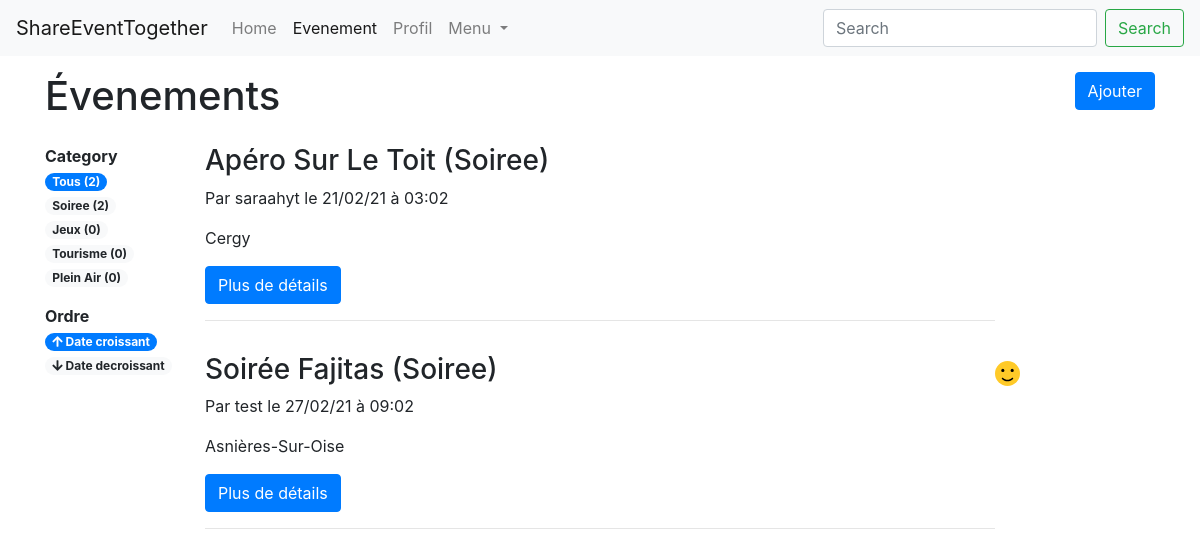
Screenshot of /evenements (signed in) with the database file from the repository.
### events/models.py (models this page shows, shortened)
class Event(models.Model):
    PARTY_CATEGORY = 'soiree'
    GAME_CATEGORY = 'jeux'
    TOURISM_CATEGORY = 'tourisme'
    AREA_CATEGORY = 'plein air'
    CATEGORY_CHOICES = (
        (PARTY_CATEGORY, 'soiree'),
        (GAME_CATEGORY, 'jeux'),
        (TOURISM_CATEGORY, 'tourisme'),
        (AREA_CATEGORY, 'plein air')
    )
    person = models.ForeignKey('persons.Person', on_delete=models.CASCADE)
    title = models.CharField('titre', max_length=150)
    description = models.TextField('description')
    address = models.CharField('adresse', max_length=100)
    zip_code = models.IntegerField('code postal')
    city = models.CharField('ville', max_length=50)
    category = models.CharField('categorie', choices=CATEGORY_CHOICES, max_length=20)
    created_at = models.DateTimeField('crée à', auto_now=True)
    event_date = models.DateTimeField('date evenement', auto_now=False)

### persons/models.py (models this page shows, shortened)
class Person(models.Model):
    TYPE_PARTICULIER = 'particulier'
    TYPE_PROFESSIONNEL = 'professionnel'
    TYPE_CHOICES = (
        (TYPE_PARTICULIER, 'particulier'),
        (TYPE_PROFESSIONNEL, 'professionnel')
    )
    user = models.ForeignKey('users.User', on_delete=models.CASCADE)
    first_name = models.CharField('prenom', max_length=100)
    last_name = models.CharField('nom', max_length=100)
    birth_date = models.DateField('date naissance')
    address = models.CharField('adresse', max_length=250)
    zip_code = models.IntegerField('code postal')
    city = models.CharField('ville', max_length=50)
    country = models.CharField('pays', max_length=100)
    phone_number = PhoneNumberField('telephone')
    pseudo = models.CharField('pseudo', max_length=50)
    person_type = models.CharField('type', choices=TYPE_CHOICES, max_length=15)
    created_at = models.DateTimeField('crée à', auto_now=True)
    note = models.IntegerField('karma', null=True, blank=True)

### events/views/events.py (the view, shortened to what this page needs)
# urls.py: path('evenements', EventDetailsView.as_view(), name='events'),
class EventDetailsView(View):
    def get(self, request):
        user = request.user
        if user.pk:
            query = self.request.GET.get('q')
            person = get_person_by_user(user)
            category_filter = request.GET.get('category_filter', ALL_CATEGORIES)
            if query is not None:
                events_search = Event.objects.filter(Q(title__icontains=query) | Q(category__icontains=query)).filter(event_date__gte=timezone.now())
                filtered_events = get_filtered_events(events_search, category_filter)
                category = get_events_categories(events_search)
            else:
                events = get_all_events()
                filtered_events = get_filtered_events(events, category_filter)
                category = get_events_categories(events)
            order_filter = request.GET.get('order_filter', 'event_date')
            if order_filter == 'event_date':
                filtered_events = filtered_events.order_by('event_date')
            else:
                filtered_events = filtered_events.order_by('-event_date')
            context = {
                'user': user,
                'person': person,
                'filtered_events': filtered_events,
                'category': category,
                'order_filter': order_filter,
                'category_filter': category_filter,
                'query': query,
                'navigation_items': navigation.navigation_items(navigation.NAV_EVENEMENT),
            }
        return render(request, 'events/event_list.html', context)

### events/models_helpers.py (called while the page is built)
def get_person_by_user(user):
    return Person.objects.get(user=user)

def get_all_events():
    return Event.objects.all().filter(event_date__gte=timezone.now())

def get_filtered_events(events, category_filter=ALL_CATEGORIES):
    if category_filter != ALL_CATEGORIES:
        events = events.filter(category=category_filter)
    return events

def get_events_categories(events):
    categories = list()
    categories.append((ALL_CATEGORIES, 'Tous', events.count()))
    for cat in Event.CATEGORY_CHOICES:
        categories.append((cat[0], cat[1], events.filter(category=cat[0]).count()))
    return categories

### events/navigation.py (called while the page is built)
def navigation_items(selected_item=None):
    items = []
    for name, shortcut in NAV_ITEMS:
        items.append({
            'name': name,
            'url': reverse(shortcut),
            'active': True if selected_item == name else False,
        })
    return items

### events/templates/events/event_list.html
{% extends 'persons/base_navbar.html' %}
{% load static %}
{% block content %}
    <div class="row">
        <div class="col-md-12 mt-3">
            <div class="row">
                <div class="col-md-7">
                    <h1>Évenements</h1>
                </div>
                <div class="col-md-5 text-right">
                    {% if user.pk %}
                        <a class="btn btn-primary" href="{% url 'create-event' %}">Ajouter</a>
                    {% endif %}
                </div>
            </div>
            <div class="row mt-3">
                <div class="col-md-2 d-md-block">
                    <b>Category</b>
                    <ul class="list-unstyled">
                        {% for value, label, count in category %}
                            <li>
                                {% if value == category_filter %}
                                    <span class="badge badge-pill badge-primary">{{ label }} ({{ count }})</span>
                                {% else %}
                                    <a class="badge badge-pill badge-light"
                                       href="{% url 'events' %}?category_filter={{ value }}&order_filter=
                                               {{ order_filter }}{% if query is not None %}&q={{ query }}{% endif %}">{{ label|title }}
                                        ({{ count }})</a>
                                {% endif %}
                            </li>
                        {% endfor %}
                    </ul>
                    <b>Ordre</b>
                    <ul class="list-unstyled">
                        <li>
                            <a class="badge badge-pill badge-{% if order_filter == 'event_date' %}primary{% else %}light{% endif %}"
                               href="{% url 'events' %}?category_filter={{ category_filter }}&order_filter=event_date{% if query is not None %}&q={{ query }}{% endif %}"><i
                                    class="fas fa-arrow-up"></i> Date croissant</a>
                            <a class="badge badge-pill badge-{% if order_filter == '-event_date' %}primary{% else %}light{% endif %}"
                               href="{% url 'events' %}?category_filter={{ category_filter }}&order_filter=-event_date{% if query is not None %}&q={{ query }}{% endif %}"><i
                                    class="fas fa-arrow-down"></i> Date decroissant</a>
                        </li>
                    </ul>
                </div>
                <div class="col-md-8 p-0">
                    {% if filtered_events %}
                        {% for event in filtered_events %}
                            <div class="row">
                                <div class="col p-0 mb-3">
                                <div class="d-flex align-items-center">
                                    <h3 class="col-md-12 p-0">{{ event.title|title }}
                                        ({{ event.category|title }}) </h3>
                                     {% if event.person.note is not None %}
                                        {% if event.person.note >= 7 %}
                                            <img height="25" width="25" src="{% static 'assets/good.svg' %}">
                                        {% elif event.person.note < 7 and event.person.note >= 4 %}
                                            <img height="25" width="25" src="{% static 'assets/average.svg' %}">
                                        {% else %}
                                            <img height="25" width="25" src="{% static 'assets/bad.svg' %}">
                                        {% endif %}
                                    {% endif %}
                                </div>
                                    <p>Par {{ event.person.pseudo }} le {{ event.event_date|date:'d/m/y à h:m' }}</p>
                                    <p>{{ event.city|title }}</p>
                                    {% if user.pk %}
                                        <a href="{% url 'description-event' event.pk %}" class="btn btn-primary">Plus de
                                            détails</a>
                                    {% endif %}
                                    <hr>
                                </div>
                            </div>
                        {% endfor %}
                        </div>
                    {% else %}
                        <p>Il n'y a pas d'évenements pour le moment</p>
                    {% endif %}
            </div>
        </div>
    </div>
{% endblock %}

### rows the page displays
Event: category "Soiree", id "2", title "Apéro Sur Le Toit", person.pseudo "saraahyt", event_date "21/02/21 à 03:02", city "Cergy"
Event: title "Soirée Fajitas", category "Soiree", person.pseudo "test", event_date "27/02/21 à 09:02", city "Asnières-Sur-Oise"

### other values shown
{{ item.name }} "Home" "Evenement" "Profil"
{{ label }} "Tous"
{{ count }} "2"
{{ label|title }} "Jeux" "Tourisme" "Plein Air"
{{ count }} "0" "0" "0"
